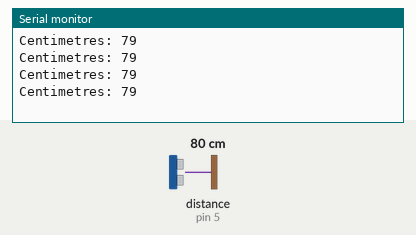
Simulated run of this sketch. Board: Arduino Uno, built with avr-gcc and run on an emulated ATmega328P. Shown: the last lines printed to the serial monitor. Wiring (inferred from the names in the program): ultrasonic range finder: trigger pin 8; echo pin 5. The test bench sets the inputs (shaded band); at power-on: distance to the obstacle (sensor on pin 5) 80 cm. The echo pulse lasts 58.3 µs per cm; no radio packets arrive unless stated.

Above: at 1.2 s.
1.3 s: distance to the obstacle (sensor on pin 5) set to 2 cm
At 1.82 s:
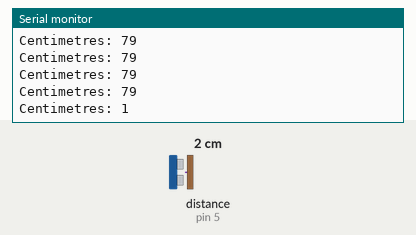
2.8 s: distance to the obstacle (sensor on pin 5) set to 4 cm
At 2.94 s:
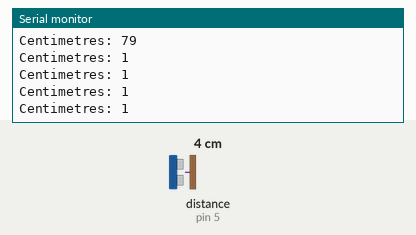
Timing chart, 0 to 5.8 s (numbered marks = the images above; inputs shaded):
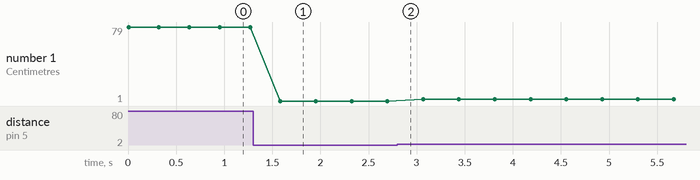

The sketch:

Transmitter.ino
```cpp
#include <RH_ASK.h>
// Include dependant SPI Library
#include <SPI.h>
#define trigPin 8
#define echoPin 5
//#define dataPin 11
RH_ASK rf_driver(1000,4,2,5);
void setup()
{
  Serial.begin(9600);
  pinMode(trigPin,OUTPUT);
  pinMode(echoPin,INPUT);
  //pinMode(dataPin,INPUT);
  rf_driver.init();
}
void loop()
{
  //delay(40);
  long duration,cm;
  pinMode(trigPin, OUTPUT);
  digitalWrite(trigPin, LOW);
  delayMicroseconds(2);
  digitalWrite(trigPin, HIGH);
  delayMicroseconds(10);
  digitalWrite(trigPin, LOW);
  pinMode(echoPin, INPUT);
  duration=pulseIn(echoPin,HIGH);
  cm=(duration/2)*0.0343;
  Serial.print("Centimetres: ");
  Serial.print(cm);
  Serial.println();
  if(cm<25)
  {
    const char *msg = "HIGH";
    rf_driver.send((uint8_t *)msg, strlen(msg));
    rf_driver.waitPacketSent();

  }
  if(cm<35){
    const char* msg="MED";
    {
     rf_driver.send((uint8_t *)msg, strlen(msg));
    rf_driver.waitPacketSent();
    }
  }
  if (cm>35)
  {
    const char* msg="LOW";
    {
     rf_driver.send((uint8_t *)msg, strlen(msg));
    rf_driver.waitPacketSent();
    }
  }


   delay(250);
}
```

Measured:
- after the input at 1.3 s, the serial monitor: prints a new line after 0.28 s (image 1)
- plotted number 1: 79 → 1 after the input at 1.3 s, 1 → 3 after the input at 2.8 s
